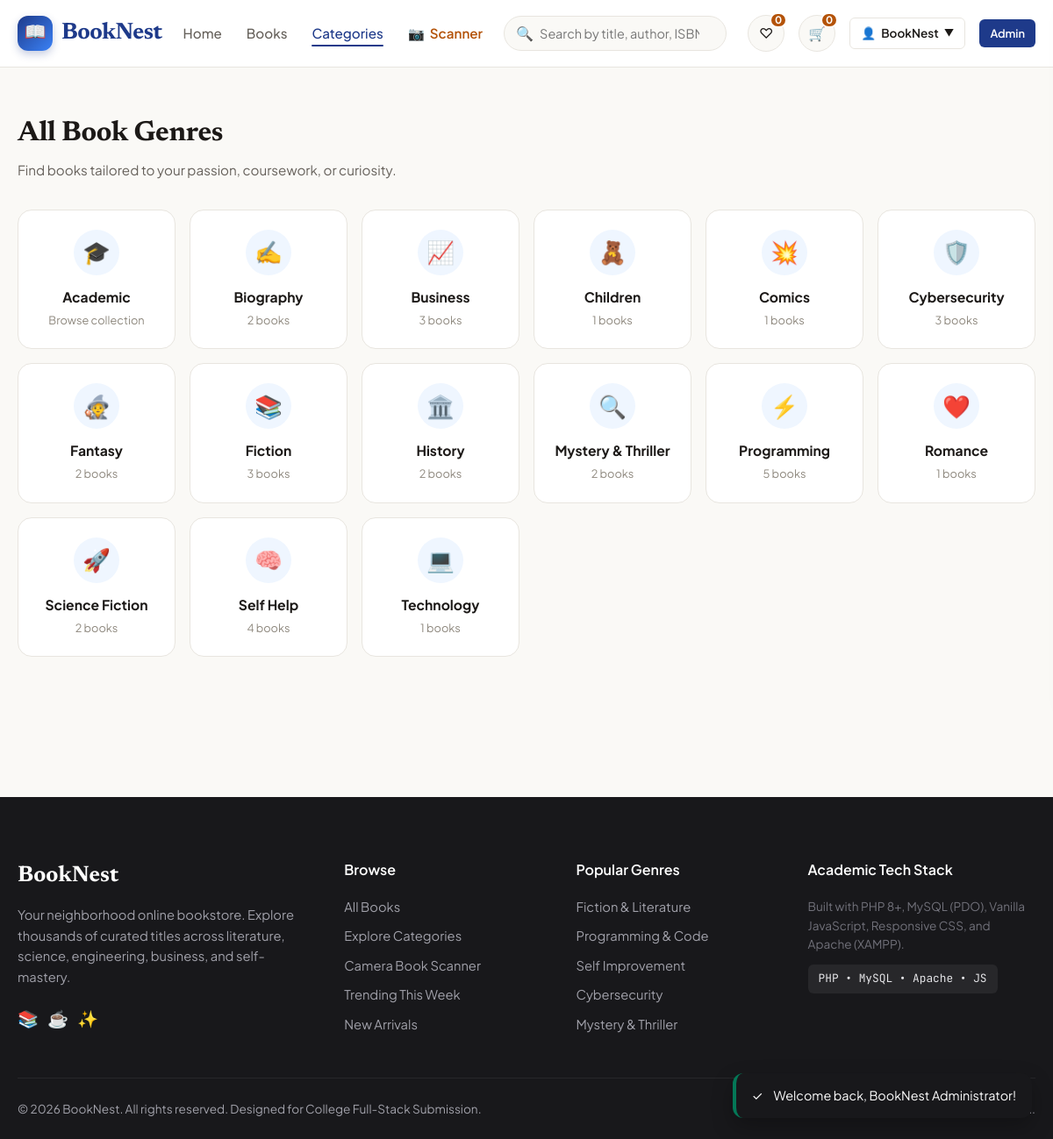
The app's page /categories.php (signed in) with its own data.
### tables this page shows
CREATE TABLE IF NOT EXISTS `categories` (
  `id` INT UNSIGNED AUTO_INCREMENT PRIMARY KEY,
  `name` VARCHAR(100) NOT NULL UNIQUE,
  `slug` VARCHAR(120) NOT NULL UNIQUE,
  `description` TEXT DEFAULT NULL,
  `image` VARCHAR(255) DEFAULT NULL,
  `status` ENUM('active', 'inactive') NOT NULL DEFAULT 'active',
  `created_at` DATETIME NOT NULL DEFAULT CURRENT_TIMESTAMP
);

### includes/functions.php (called while the page is built, shortened)
<?php
function e(?string $string): string {
    return htmlspecialchars($string ?? '', ENT_QUOTES | ENT_HTML5, 'UTF-8');
}

### components/category-card.php (the view, shortened to what this page needs)
<?php
$icons = [
  'Fiction' => '📚',
  'Mystery & Thriller' => '🔍',
  'Romance' => '❤️',
  'Fantasy' => '🧙',
  'Science Fiction' => '🚀',
  'Self Help' => '🧠',
  'Business' => '📈',
  'Technology' => '💻',
  'Programming' => '⚡',
  'Cybersecurity' => '🛡️',
  'History' => '🏛️',
  'Biography' => '✍️',
  'Academic' => '🎓',
  'Children' => '🧸',
  'Comics' => '💥'
];
$icon = $icons[$category['name']] ?? '📖';
$count = $category['book_count'] ?? $category['count'] ?? 0;
$slug = $category['slug'] ?? strtolower(str_replace([' & ', ' '], ['-', '-'], $category['name']));
?>
<a href="books.php?category=<?= urlencode($slug) ?>" class="category-card">
  <div class="category-icon-bubble">
    <span><?= $icon ?></span>
  </div>
  <h3 class="category-name"><?= e($category['name']) ?></h3>
  <span class="category-count"><?= $count > 0 ? (int)$count . ' books' : 'Browse collection' ?></span>
</a>

### categories.php (shortened to what this page needs)
<?php
require_once __DIR__ . '/includes/header.php';
$pdo = Database::getConnection();
$categories = [];
if ($pdo) {
    try {
        $stmt = $pdo->query("SELECT c.*, COUNT(b.id) AS book_count FROM categories c LEFT JOIN books b ON b.category_id = c.id WHERE c.status = 'active' GROUP BY c.id ORDER BY c.name ASC");
        $categories = $stmt->fetchAll();
    } catch(Exception $e) {}
}
?>
<div class="container" style="padding: 50px 20px 80px 20px;">
  <div class="section-header">
    <div>
      <h1 class="section-title">All Book Genres</h1>
      <p class="section-desc">Find books tailored to your passion, coursework, or curiosity.</p>
    </div>
  </div>
  <div class="categories-grid">
    <?php foreach ($categories as $category): ?>
      <?php include __DIR__ . '/components/category-card.php'; ?>
    <?php endforeach; ?>
  </div>
</div>
<?php require_once __DIR__ . '/includes/footer.php'; ?>

### assets/css/style.css (style rules this page uses)
:root { --font-primary: 'Plus Jakarta Sans', -apple-system, BlinkMacSystemFont, 'Segoe UI', Roboto, sans-serif; --font-serif: 'Newsreader', Georgia, serif; --font-mono: 'JetBrains Mono', monospace; --color-bg: #FAF9F6; --color-surface: #FFFFFF; --color-surface-hover: #F5F3EF; --color-card-border: #E8E5DF; --color-text-main: #1C1917; --color-text-muted: #66615B; --color-text-light: #8E887E; --color-primary: #1E3A8A; --color-primary-hover: #172554; --color-primary-light: #EFF6FF; --color-accent: #B45309; --color-accent-light: #FEF3C7; --color-success: #047857; --color-success-light: #D1FAE5; --color-danger: #B91C1C; --color-danger-light: #FEE2E2; --shadow-sm: 0 1px 3px rgba(28, 25, 23, 0.05); --shadow-md: 0 4px 12px rgba(28, 25, 23, 0.07); --shadow-lg: 0 12px 28px rgba(28, 25, 23, 0.09); --shadow-hover: 0 16px 36px rgba(28, 25, 23, 0.12); --radius-sm: 6px; --radius-md: 12px; --radius-lg: 16px; --radius-xl: 24px; --radius-full: 9999px; --transition-fast: 0.15s ease; --transition-normal: 0.25s ease; }
*, *::before, *::after { box-sizing: border-box; margin: 0; padding: 0; }
body { font-family: var(--font-primary); background-color: var(--color-bg); color: var(--color-text-main); line-height: 1.6; -webkit-font-smoothing: antialiased; }
a { color: inherit; text-decoration: none; }
.container { width: 100%; max-width: 1240px; margin-left: auto; margin-right: auto; padding-left: 20px; padding-right: 20px; }
.section-header { display: flex; align-items: flex-end; justify-content: space-between; margin-bottom: 32px; }
.section-title { font-family: var(--font-serif); font-size: 2rem; font-weight: 700; color: var(--color-text-main); letter-spacing: -0.01em; }
.section-desc { font-size: 0.95rem; color: var(--color-text-muted); margin-top: 4px; }
.categories-grid { display: grid; grid-template-columns: repeat(auto-fill, minmax(180px, 1fr)); gap: 16px; }
.category-card { background: var(--color-surface); border: 1px solid var(--color-card-border); border-radius: var(--radius-lg); padding: 22px 18px; display: flex; flex-direction: column; align-items: center; text-align: center; transition: all var(--transition-normal); text-decoration: none; position: relative; overflow: hidden; }
.category-icon-bubble { width: 52px; height: 52px; border-radius: var(--radius-full); background: var(--color-primary-light); display: flex; align-items: center; justify-content: center; font-size: 1.6rem; margin-bottom: 12px; transition: transform var(--transition-fast); }
.category-name { font-size: 0.98rem; font-weight: 700; color: var(--color-text-main); margin-bottom: 4px; }
.category-count { font-size: 0.8rem; color: var(--color-text-light); }

### records on screen
categories: name "🎓", name "Academic", shows "Browse collection"
categories: name "✍️", name "Biography", count "2"
categories: name "📈", name "Business", count "3"
categories: name "🧸", name "Children", count "1"
categories: name "💥", name "Comics", count "1"
categories: name "🛡️", name "Cybersecurity", count "3"
categories: name "🧙", name "Fantasy", count "2"
categories: name "📚", name "Fiction", count "3"
categories: name "🏛️", name "History", count "2"
categories: name "🔍", name "Mystery & Thriller", count "2"
categories: name "⚡", name "Programming", count "5"
categories: name "❤️", name "Romance", count "1"
categories: name "🚀", name "Science Fiction", count "2"
categories: name "🧠", name "Self Help", count "4"
categories: name "💻", name "Technology", count "1"

### other values on screen
$wishlistCount "0"
$cartCount "0"
explode(' ', $currentUser['name'])[0] "BookNest"
